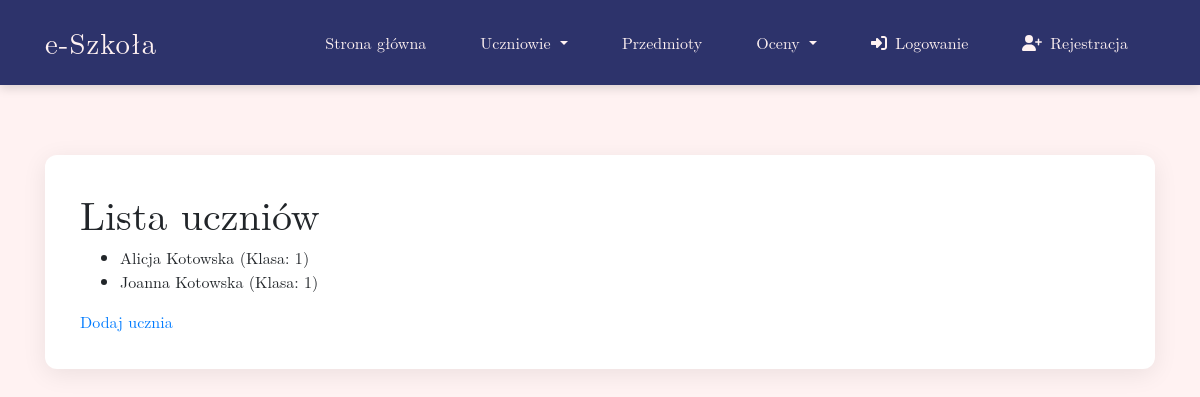
Page /student_list/ on the earlier database version.
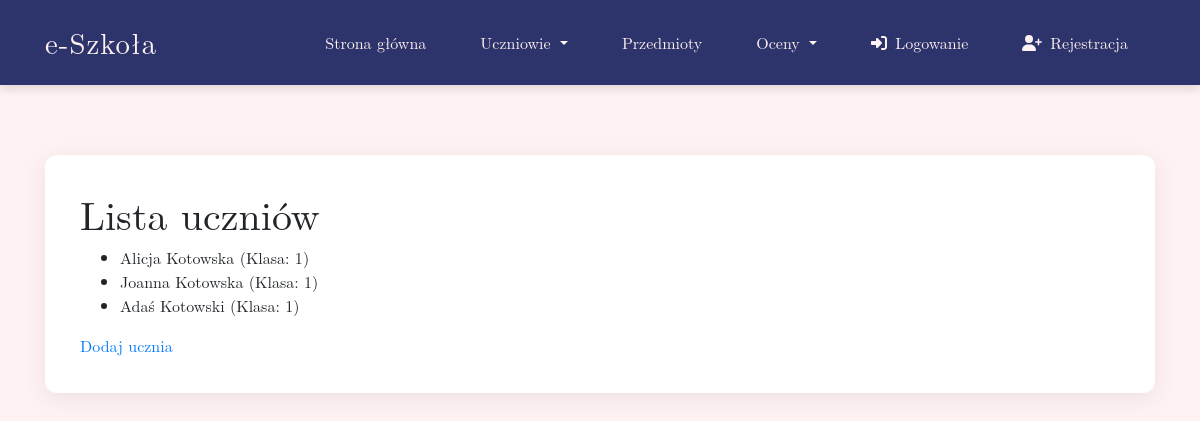
Same page on the later database version.
### journal/models.py (models this page shows, shortened)
class Student(models.Model):
    user = models.OneToOneField(User, on_delete=models.CASCADE, null=True, blank=True)
    first_name = models.CharField(max_length=50)
    second_name = models.CharField(max_length=50)
    class_number = models.PositiveIntegerField(default=1)

### journal/views.py (the view)
# urls.py: path('student_list/', StudentListView.as_view(), name='student_list'),
class StudentListView(ListView):
    template_name = "journal/student_list.html"
    model = Student
    context_object_name = "students"

### journal/templates/journal/student_list.html (shortened to what this page needs)
{% extends 'journal/base.html' %}
{% block content %}
<h1>Lista uczniów</h1>
<ul>
  {% for student in students %}
  <li>
    {{ student.first_name }} {{ student.second_name }} (Klasa: {{ student.class_number }})
  </li>
  {% endfor %}
</ul>
<a href="{% url 'student_add' %}">Dodaj ucznia</a>
{% endblock %}

Differences in the rows shown:
added Student: first_name "Adaś", second_name "Kotowski", class_number "1"
